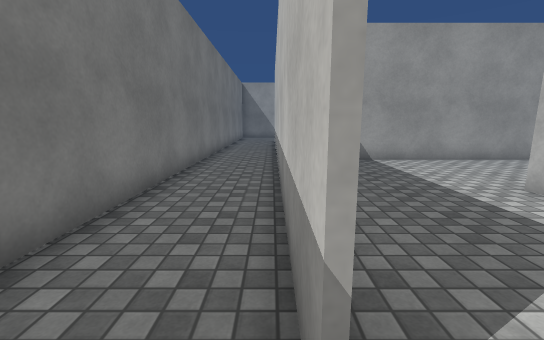
[1] (above)

17 first-person views from a walk through a Unity game level. The camera is 1.3 m above the floor, tilts 10° down and sees 90° across. The floor is counted in squares, 1 m on a side. Each view is taken from the middle of a square. On the plan, view 1 faces up. The plan holds only what a view shows up to about 13 squares ahead; the rest is blank. The place goes on beyond the plan. The player character is not drawn. Surface patterns are stand-ins for the level's own textures.

[2]
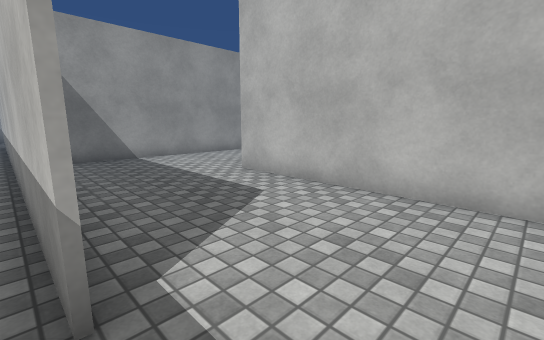

[3]
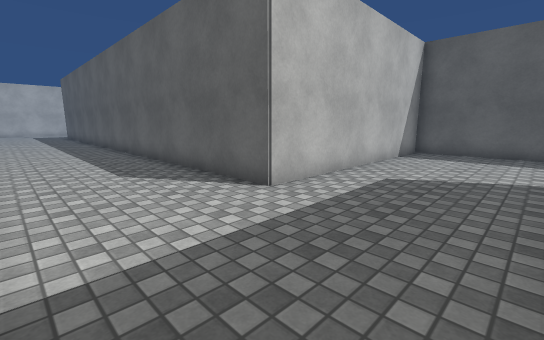

[4]
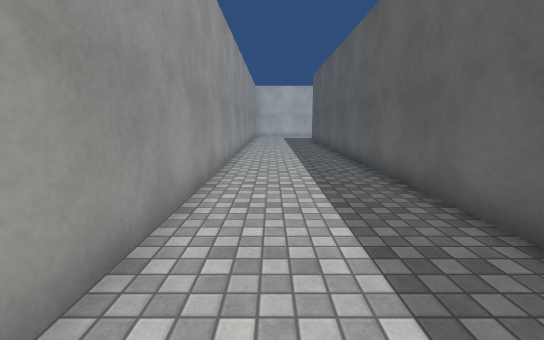

[5]
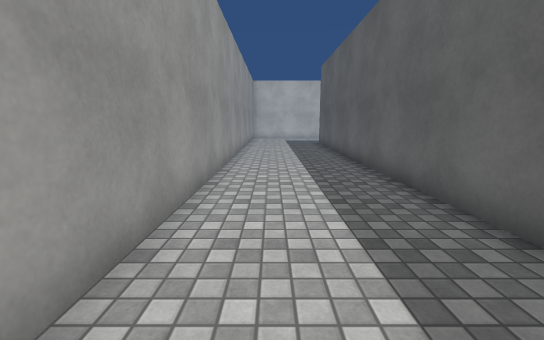

[6]
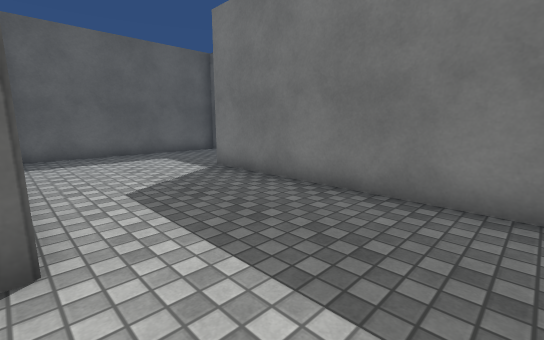

[7]
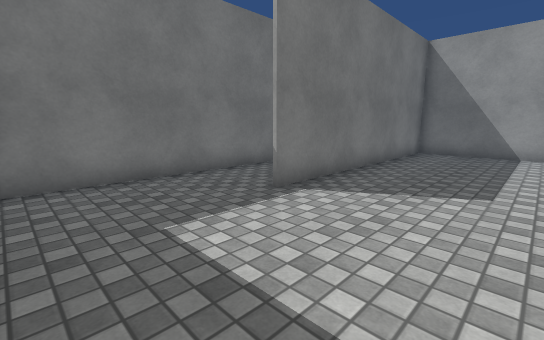

[8]
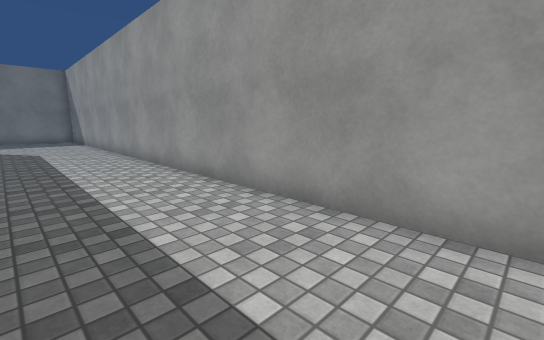

[9]
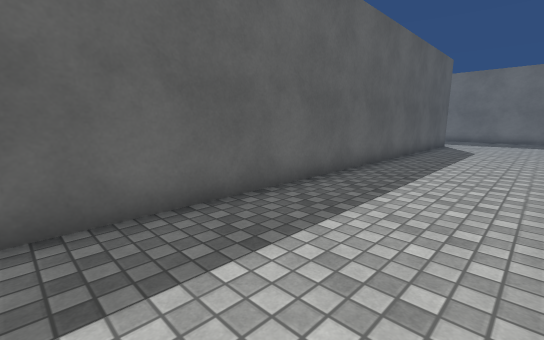

[10]
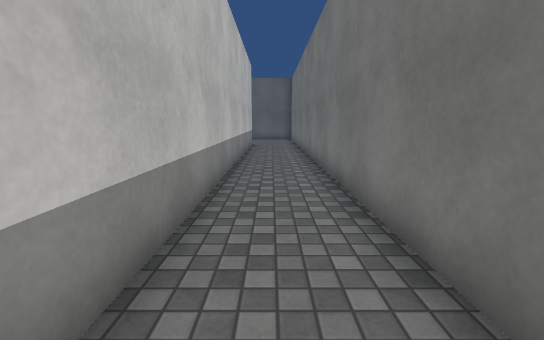

[11]
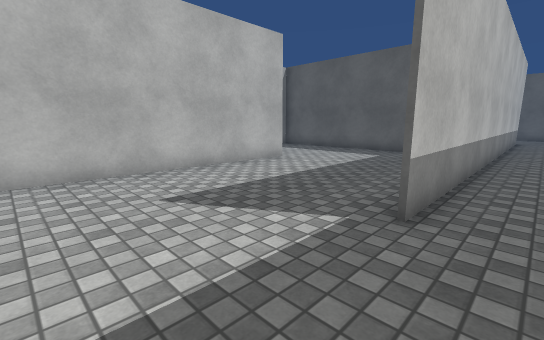

[12]
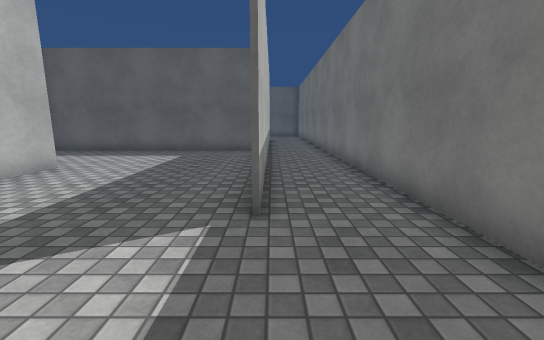

[13]
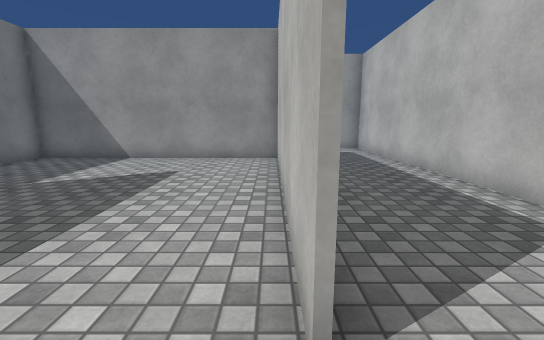

[14]
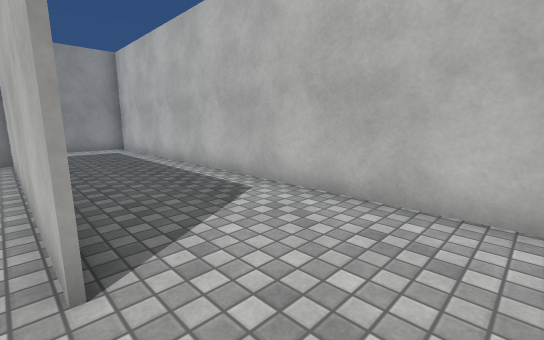

[15]
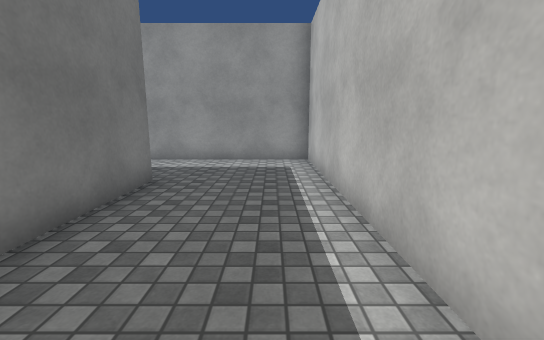

[16]
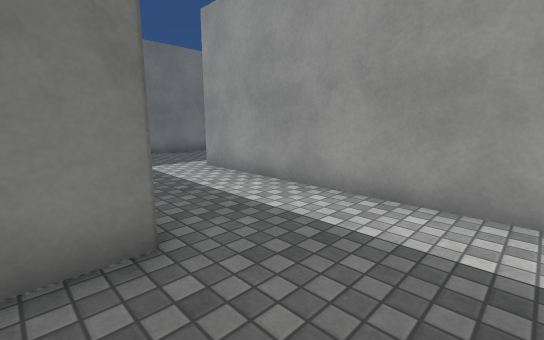

[17]
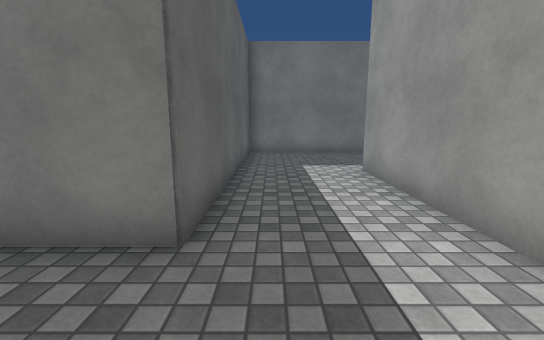

### Floor plan
Points are (right, up) in squares from view 1. A wall is a line through its corners. A room is listed if a view was taken in it or the views show most of it. See-through windows are left out.
Room 1 (views 1, 2, 3, 4, 5, 6, 7, 8, 9)
walls: (-2.4, 0.4) (-2.4, -3.1); (-2.2, -3.5) (4.9, -3.5) (4.9, 5.2) (22.5, 5.2); (22.5, 9.4) (0.3, 9.4) (0.3, 0.8)
ways out: opening at (-1, 1) to room 2
Room 2 (views 10, 11, 12, 13, 14, 15, 16, 17)
walls: (6.2, 14.1) (6.2, 22.9) (-2.5, 22.9); (-2.4, 19.8) (-2.4, 0.4); (-2.5, 23.1) (6.3, 23.1) (6.3, 19.5); (10.3, 11.9) (10.3, 26.5) (1.6, 26.5); (0.9, 9.5) (10, 9.5); (-2.4, 29) (-2.4, 21.4); (0.2, 0.8) (0.2, 18.4)
ways out: opening at (-1, 1) to room 1

Where each view was taken, in squares from view 1:
view 1: 0 up, 0 right, facing up
view 2: 1 down, 0 right, facing up-right
view 3: 9 up, 1 right, facing down-right
view 4: 8 up, 8 right, facing right
view 5: 8 up, 11 right, facing right
view 6: 8 up, 5 right, facing down-left
view 7: 3 down, 4 right, facing up-left
view 8: 6 up, 22 right, facing up-left
view 9: 9 up, 22 right, facing down-left
view 10: 17 up, 1 left, facing down
view 11: 22 up, 1 left, facing down-right
view 12: 22 up, 0 right, facing down
view 13: 13 up, 6 right, facing up
view 14: 12 up, 6 right, facing up-right
view 15: 17 up, 9 right, facing up
view 16: 22 up, 9 right, facing up-left
view 17: 24 up, 9 right, facing left
